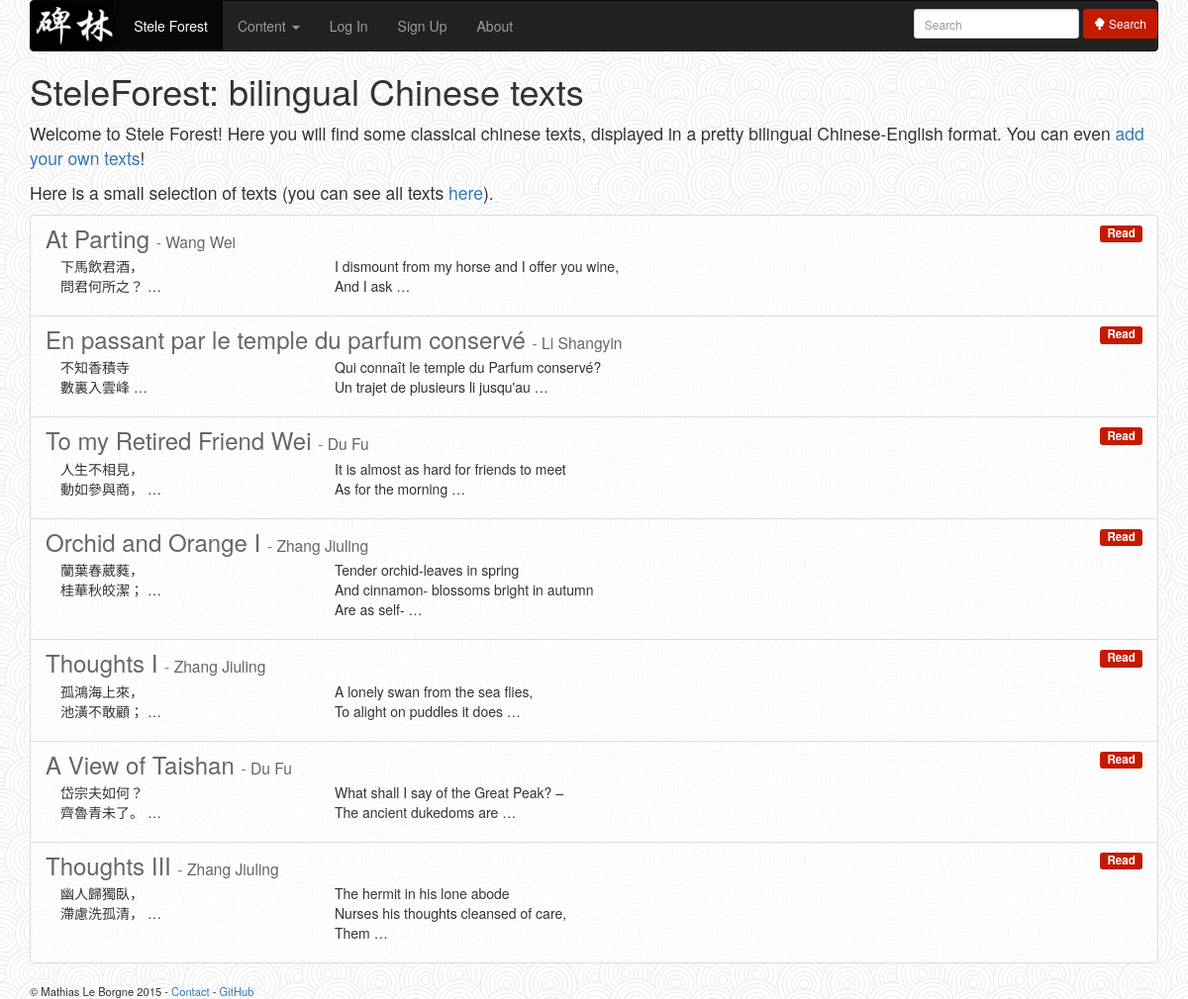
The page / on the database its author committed.
### texts/models.py (models this page shows, shortened)
class Text(models.Model):
    title_english = models.CharField(max_length=100)
    title_chinese = models.CharField(max_length=100)
    title_pinyin = models.CharField(max_length=100, null=True)
    author = models.ForeignKey('Author')
    content_english = models.TextField(null=True)
    content_chinese = models.TextField(null=True)
    content_pinyin = models.TextField(null=True)
    date_release = models.DateTimeField(auto_now_add=True, auto_now=False,
                                        verbose_name="Release Date")
    date_writing = models.DateTimeField(auto_now_add=False, auto_now=False,
                                        null=True,
                                        verbose_name="Writing Date")
    chars_data = models.TextField(null=True) # JSON-serialized (text) version of your list
    view_count = models.PositiveIntegerField(default=0)
    slug = models.SlugField(null=True)
    class Meta:
        ordering = ['chars_data', 'content_pinyin']

class Author(models.Model):
    name_chinese = models.CharField(max_length=42)
    name_pinyin = models.CharField(max_length=42)
    year_birth = models.CharField(null=True, max_length=100)
    year_death = models.CharField(null=True, max_length=100)
    biography = models.TextField(null=True)
    slug = models.SlugField(null=True)

### texts/views.py (the view)
# urls.py: url(r'^$', 'highlighted_texts', name="highlighted_texts"),
def highlighted_texts(request):
    text_titles = [
        "A Cicada",
        "Toward the Temple of Heaped Fragrance",
        "On a Moonlight Night",
        "Drinking Alone with the Moon",
        "A Spring Morning",
        "Drinking Wine",
        "The Yellow Crane Terrace",
    ]
    try:
        highlighted_texts = [Text.objects.get(title_english=text_title)
                             for text_title in text_titles]
    except ObjectDoesNotExist, error:
        print "Failed to find some of the highlighted texts"
        highlighted_texts = \
            Text.objects.order_by('chars_data')[:len(text_titles)]
    return render(request, make_template_name("highlighted_texts"), locals())

### texts/views.py (called while the page is built)
def make_template_name(suffix):
    return template_prefix + "/" + suffix + ".html"

### texts/templates/texts/highlighted_texts.html (shortened to what this page needs)
{% extends "base.html" %}
{% block content %}
<h1>SteleForest: bilingual Chinese texts</h1>
<p class="home-text">Welcome to Stele Forest{% if user.is_authenticated %} {{ user.username }}{% endif %}!
   Here you will find some classical chinese texts, displayed in a pretty bilingual Chinese-English format.
   You can even <a href="{% url "new_text" %}">add your own texts</a>!
</p>
<p class="home-text">Here is a small selection of texts (you can see all texts <a href="{% url "texts_list" %}">here</a>).
</p>
<ul class="list-group">
{% for text in highlighted_texts %}
    <li class="list-group-item clearfix">
        <h3 class="list-group-item-heading">
            <a href="{% url "read_text" text.id %}">{{ text.title_english }}</a>
            <small> - <a href="{% url "author_page" text.author.id %}">{{ text.author.name_pinyin }}</a></small>
            <small> <span class="label label-default pull-right"><a href="{% url "read_text" text.id %}">Read</a></span></small>
        </h3>
        <p class="list-group-item-text">
          <div class="col-xs-3">
              {{ text.content_chinese|truncatewords_html:2|linebreaks }}
          </div>
          <div class="col-xs-9">
              {{ text.content_english|truncatewords_html:13|linebreaks }}
          </div>
        </p>
    </li>
{% empty %}
    <p>No text to display</p>
{% endfor %}
</ul>
{% endblock %}

### templates/base.html (shortened to what this page needs)
{% load static %}
<!DOCTYPE html>
<html lang="en">
<head>
    <link rel="stylesheet" href="http://maxcdn.bootstrapcdn.com/bootstrap/3.3.4/css/bootstrap.min.css">
    <link rel="stylesheet" href="{% static 'css/texts_style.css' %}">
</head>
<body>
<div class ="container">
    <nav class="navbar navbar-inverse">
        <ul class="nav navbar-nav">
            <li><img class="img-responsive" src="{% static 'img/stele_forest_characters.jpeg' %}" alt="碑林 - Stele Forest" id="logo"></img></li>
            <li class="active"><a href="{% url "highlighted_texts" %}">Stele Forest</a></li>
            <li class="dropdown">
                <a href="#" class="dropdown-toggle" data-toggle="dropdown" role="button" aria-haspopup="true" aria-expanded="false">Content <span class="caret"></span></a>
            </li>
            {% if user.is_authenticated %}
            <li class="dropdown">
                <a href="#" class="dropdown-toggle" data-toggle="dropdown" role="button" aria-haspopup="true" aria-expanded="false">Account <span class="caret"></span></a>
                <ul class="dropdown-menu">
                    <li><a href="{% url "password_reset" %}">Reset Password</a></li>
                    <li><a href="{% url "logout_then_login" %}">Log Out</a></li>
                </ul>
            </li>
            {% else %}
                <li><a href="{% url "log_in" %}">Log In</a></li>
                <li><a href="{% url "create_user" %}">Sign Up</a></li>
            {% endif %}
            <li><a href="{% url "about" %}">About</a></li>
        </ul>
        <form class="navbar-form navbar-right inline-form" action="{% url "texts.views.search_texts" %}" method="post">
            <div class="form-group">
                <input name="keyword" type="search" class="input-sm form-control" placeholder="Search">
                <button type="submit" class="btn btn-primary btn-sm seal-btn"><span class="glyphicon glyphicon-tree-deciduous"></span> Search</button>
            </div>
        </form>
    </nav>
    <section id="content">
        {% block content %}{% endblock %}
    </section>
    <footer>
        &copy; Mathias Le Borgne 2015 -
        <a href="mailto:mathias.leborgne@gmail.com">Contact</a> -
        <a href="https://github.com/mathiasleborgne/chinese-texts">GitHub</a>
    </footer>
</div>
</body>
</html>

### static/css/texts_style.css (style rules this page uses)
body { background-image: url(../img/swirl_pattern.jpg); }
#logo, #main_title { display: inline-block; }
.panel, .list-group-item { background-color: rgba(255, 255, 255, 0.65); }
.list-group-item a, .panel > .panel-heading a { color: #666666; }
.badge, .label-default { background-color: #C41B00; }
.badge a, .label-default a { color: #FFFFFF; }
#logo { height: 50px; }
.seal-btn { background-color: #C41B00; border-color: #C41B00; }
.inline-form input { display: inline-block; width: 100px; }
footer { font-size: 80%; }
.home-text { font-size: 125%; }

### rows shown on the page
Text: title_english "At Parting", author.name_pinyin "Wang Wei", content_chinese "下馬飲君酒， 問君何所之？ …", content_english "I dismount from my horse and I offer you wine, And I ask …"
Text: title_english "En passant par le temple du parfum conservé", author.name_pinyin "Li Shangyin", content_chinese "不知香積寺 數裏入雲峰 …", content_english "Qui connaît le temple du Parfum conservé? Un trajet de plusieurs li jusqu'au …"
Text: title_english "To my Retired Friend Wei", author.name_pinyin "Du Fu", content_chinese "人生不相見， 動如參與商， …", content_english "It is almost as hard for friends to meet As for the morning …"
Text: title_english "Orchid and Orange I", author.name_pinyin "Zhang Jiuling", content_chinese "蘭葉春葳蕤， 桂華秋皎潔； …", content_english "Tender orchid-leaves in spring And cinnamon- blossoms bright in autumn Are as self- …"
Text: title_english "Thoughts I", author.name_pinyin "Zhang Jiuling", content_chinese "孤鴻海上來， 池潢不敢顧； …", content_english "A lonely swan from the sea flies, To alight on puddles it does …"
Text: title_english "A View of Taishan", author.name_pinyin "Du Fu", content_chinese "岱宗夫如何？ 齊魯青未了。 …", content_english "What shall I say of the Great Peak? – The ancient dukedoms are …"
Text: title_english "Thoughts III", author.name_pinyin "Zhang Jiuling", content_chinese "幽人歸獨臥， 滯慮洗孤清， …", content_english "The hermit in his lone abode Nurses his thoughts cleansed of care, Them …"
